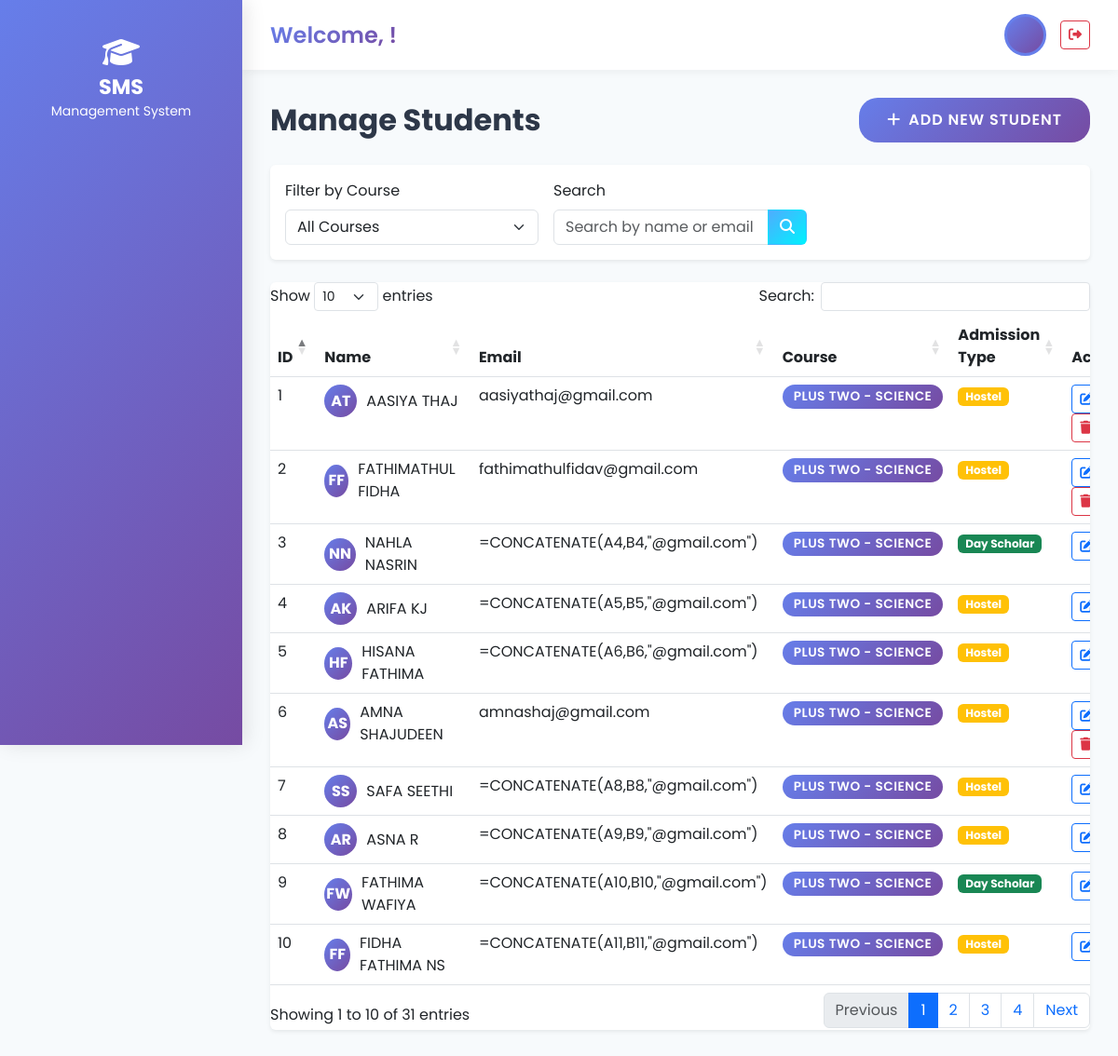
Screenshot of /hod/students/ with the database file from the repository.
### hadiya/models.py (models this page shows, shortened)
class Student(models.Model):
    ADMISSION_TYPE_CHOICES = (
        ('Day Scholar', 'Day Scholar'),
        ('Hostel', 'Hostel'),
    )
    admin = models.OneToOneField(CustomUser, on_delete=models.CASCADE)
    address = models.TextField()
    gender = models.CharField(max_length=10, choices=[('Male', 'Male'), ('Female', 'Female'), ('Other', 'Other')])
    course_id = models.ForeignKey(Course, on_delete=models.CASCADE, related_name='students')
    admission_type = models.CharField(max_length=20, choices=ADMISSION_TYPE_CHOICES, default='Day Scholar')
    uses_hostel = models.BooleanField(default=False)
    uses_transport = models.BooleanField(default=False)
    transport_mode = models.CharField(max_length=20, choices=[('Bus', 'Bus'), ('Private', 'Private'), ('Walk', 'Walk')], default='Walk')
    bus_stop = models.ForeignKey(BusStop, on_delete=models.SET_NULL, null=True, blank=True)
    advance_balance = models.DecimalField(max_digits=12, decimal_places=2, default=0.00)
    phone_number = models.CharField(max_length=15, blank=True, null=True)
    created_at = models.DateTimeField(auto_now_add=True)
    updated_at = models.DateTimeField(auto_now=True)

class CustomUser(AbstractUser):
    USER_TYPE_CHOICES = (
        (1, 'HOD'),
        (2, 'Staff'),
        (3, 'Student'),
        (4, 'Accountant'),
        (5, 'Management'),
    )
    user_type = models.IntegerField(choices=USER_TYPE_CHOICES, default=1)
    profile_pic = models.ImageField(upload_to='profile_pics/', blank=True, null=True)
    email = models.EmailField(unique=True)
    USERNAME_FIELD = 'email'
    REQUIRED_FIELDS = ['username', 'first_name', 'last_name']

class Course(models.Model):
    name = models.CharField(max_length=100)
    created_at = models.DateTimeField(auto_now_add=True)
    updated_at = models.DateTimeField(auto_now=True)

### student_management_system/Hod_views.py (the view)
# urls.py: path('students/', Hod_views.view_students, name='view_students'),
def view_students(request):
    students = Student.objects.select_related('admin', 'course_id').all()
    course_filter = request.GET.get('course')
    if course_filter:
        students = students.filter(course_id__id=course_filter)
    session_filter = request.GET.get('session')
    if session_filter:
        students = students.filter(session_year_id__id=session_filter)
    search_query = request.GET.get('search')
    if search_query:
        students = students.filter(
            Q(admin__first_name__icontains=search_query) |
            Q(admin__last_name__icontains=search_query) |
            Q(admin__email__icontains=search_query)
        )
    courses = Course.objects.all()
    context = {
        'students': students,
        'courses': courses,
    }
    return render(request, 'Hod/view_student.html', context)

### templates/Hod/view_student.html (shortened to what this page needs)
{% extends 'base.html' %}
{% load static %}
{% block content %}
<div class="d-flex justify-content-between align-items-center mb-4">
    <h1 class="page-title mb-0">Manage Students</h1>
    <a href="{% url 'add_student' %}" class="btn btn-modern btn-gradient-purple">
        <i class="fas fa-plus me-2"></i>Add New Student
    </a>
</div>
<div class="card border-0 shadow-sm mb-4">
    <div class="card-body">
        <form method="GET" class="row g-3">
            <div class="col-md-4">
                <label class="form-label">Filter by Course</label>
                <select name="course" class="form-select">
                    <option value="">All Courses</option>
                </select>
            </div>
            <div class="col-md-4">
                <label class="form-label">Search</label>
                <div class="input-group">
                    <input type="text" name="search" class="form-control" placeholder="Search by name or email">
                    <button type="submit" class="btn btn-gradient-info">
                        <i class="fas fa-search"></i>
                    </button>
                </div>
            </div>
        </form>
    </div>
</div>
<div class="card border-0 shadow-sm">
    <div class="card-body p-0">
        <div class="table-responsive">
            <table class="table datatable table-hover mb-0">
                <thead style="background: linear-gradient(135deg, #667eea 0%, #764ba2 100%); color: white;">
                    <tr>
                        <th>ID</th>
                        <th>Name</th>
                        <th>Email</th>
                        <th>Course</th>
                        <th>Admission Type</th>
                        <th>Actions</th>
                    </tr>
                </thead>
                <tbody>
                    {% for student in students %}
                    <tr>
                        <td>{{ student.id }}</td>
                        <td>
                            <div class="d-flex align-items-center">
                                {% if student.admin.profile_pic %}
                                <img src="{{ student.admin.profile_pic.url }}" alt="Profile"
                                    style="width: 35px; height: 35px; border-radius: 50%; margin-right: 10px;">
                                {% else %}
                                <div
                                    style="width: 35px; height: 35px; border-radius: 50%; background: linear-gradient(135deg, #667eea, #764ba2); color: white; display: flex; align-items: center; justify-content: center; margin-right: 10px; font-weight: bold;">
                                    {{ student.admin.first_name.0 }}{{ student.admin.last_name.0 }}
                                </div>
                                {% endif %}
                                <span>{{ student.admin.first_name }} {{ student.admin.last_name }}</span>
                            </div>
                        </td>
                        <td>{{ student.admin.email }}</td>
                        <td><span class="badge badge-modern badge-gradient-purple">{{ student.course_id.name }}</span>
                        </td>
                        <td>
                            {% if student.admission_type == 'Hostel' %}
                            <span class="badge bg-warning">Hostel</span>
                            {% else %}
                            <span class="badge bg-success">Day Scholar</span>
                            {% endif %}
                        </td>
                        <td>
                            <a href="{% url 'edit_student' student.id %}" class="btn btn-sm btn-outline-primary me-1"
                                title="Edit">
                                <i class="fas fa-edit"></i>
                            </a>
                            <button type="button" class="btn btn-sm btn-outline-danger"
                                onclick="confirmDelete({{ student.id }})" title="Delete">
                                <i class="fas fa-trash"></i>
                            </button>
                        </td>
                    </tr>
                    {% endfor %}
                </tbody>
            </table>
        </div>
    </div>
</div>
{% endblock %}

### templates/base.html (shortened to what this page needs)
<!DOCTYPE html>
<html lang="en">
<head>
    <link rel="stylesheet" href="https://cdnjs.cloudflare.com/ajax/libs/font-awesome/6.4.0/css/all.min.css">
    <link href="https://cdn.jsdelivr.net/npm/bootstrap@5.3.0/dist/css/bootstrap.min.css" rel="stylesheet">
    <link rel="stylesheet" href="https://cdn.datatables.net/1.13.6/css/dataTables.bootstrap5.min.css">
    {% load static %}
    <link rel="stylesheet" href="{% static 'assets/css/modern-theme.css' %}">
</head>
<body>
    <div class="sidebar">
        <div class="sidebar-brand">
            <i class="fas fa-graduation-cap fa-2x mb-2"></i>
            <h3>SMS</h3>
            <small>Management System</small>
        </div>
    </div>
    <div class="main-content">
        <div class="top-navbar">
            <div class="welcome-text">
                {% block page_header %}Welcome, {{ request.user.first_name }}!{% endblock %}
            </div>
            <div class="user-info">
                {% if request.user.profile_pic %}
                <img src="{{ request.user.profile_pic.url }}" alt="Profile" class="user-avatar">
                {% else %}
                <div class="user-avatar"
                    style="background: var(--gradient-purple); display: flex; align-items: center; justify-content: center; color: white; font-weight: 700;">
                </div>
                {% endif %}
                <a href="{% url 'logout' %}" class="btn btn-sm btn-outline-danger">
                    <i class="fas fa-sign-out-alt"></i>
                </a>
            </div>
        </div>
        <div class="content-wrapper">
            {% block content %}{% endblock %}
        </div>
    </div>
</body>
</html>

### static/assets/css/modern-theme.css (style rules this page uses)
:root { --gradient-purple: linear-gradient(135deg, #667eea 0%, #764ba2 100%); --gradient-success: linear-gradient(135deg, #56ab2f 0%, #a8e063 100%); --gradient-info: linear-gradient(135deg, #4facfe 0%, #00f2fe 100%); --gradient-warning: linear-gradient(135deg, #f093fb 0%, #f5576c 100%); --gradient-danger: linear-gradient(135deg, #fa709a 0%, #fee140 100%); --gradient-ocean: linear-gradient(135deg, #2193b0 0%, #6dd5ed 100%); --gradient-sunset: linear-gradient(135deg, #ff7e5f 0%, #feb47b 100%); --color-primary: #667eea; --color-secondary: #764ba2; --color-success: #56ab2f; --color-info: #4facfe; --color-warning: #f093fb; --color-danger: #fa709a; --color-dark: #2d3748; --color-light: #f7fafc; --glass-bg: rgba(255, 255, 255, 0.15); --glass-border: rgba(255, 255, 255, 0.3); --glass-shadow: 0 8px 32px 0 rgba(31, 38, 135, 0.37); --spacing-xs: 0.5rem; --spacing-sm: 1rem; --spacing-md: 1.5rem; --spacing-lg: 2rem; --spacing-xl: 3rem; --radius-sm: 8px; --radius-md: 12px; --radius-lg: 16px; --radius-xl: 20px; --shadow-sm: 0 2px 4px rgba(0, 0, 0, 0.1); --shadow-md: 0 4px 6px rgba(0, 0, 0, 0.1); --shadow-lg: 0 10px 25px rgba(0, 0, 0, 0.15); --shadow-xl: 0 20px 40px rgba(0, 0, 0, 0.2); --transition-fast: 0.2s ease; --transition-normal: 0.3s ease; --transition-slow: 0.5s ease; }
* { margin: 0; padding: 0; box-sizing: border-box; }
body { font-family: 'Poppins', sans-serif; background: linear-gradient(135deg, #667eea 0%, #764ba2 100%); min-height: 100vh; overflow-x: hidden; }
.btn-modern { padding: 12px 30px; border-radius: var(--radius-xl); border: none; font-weight: 600; font-size: 1rem; cursor: pointer; transition: all var(--transition-normal); position: relative; overflow: hidden; text-transform: uppercase; letter-spacing: 1px; }
.btn-modern::before { content: ''; position: absolute; top: 50%; left: 50%; width: 0; height: 0; border-radius: 50%; background: rgba(255, 255, 255, 0.3); transform: translate(-50%, -50%); transition: width 0.6s, height 0.6s; }
.btn-gradient-purple { background: var(--gradient-purple); color: white; }
.btn-gradient-info { background: var(--gradient-info); color: white; }
.badge-modern { padding: 6px 12px; border-radius: var(--radius-xl); font-size: 0.85rem; font-weight: 600; text-transform: uppercase; letter-spacing: 0.5px; }
.badge-gradient-purple { background: var(--gradient-purple); color: white; }

### templates/base.html (style rules this page uses)
body { font-family: 'Poppins', sans-serif; background: #f7fafc; min-height: 100vh; }
.sidebar { position: fixed; top: 0; left: 0; height: 100vh; width: 260px; background: linear-gradient(135deg, #667eea 0%, #764ba2 100%); padding: 20px 0; overflow-y: auto; z-index: 1000; box-shadow: 4px 0 20px rgba(0, 0, 0, 0.1); }
.sidebar-brand { padding: 20px 20px; text-align: center; color: white; margin-bottom: 30px; }
.sidebar-brand h3 { font-size: 1.4rem; font-weight: 700; margin: 0; }
.main-content { margin-left: 260px; padding: 0; min-height: 100vh; }
.top-navbar { background: white; box-shadow: 0 2px 10px rgba(0, 0, 0, 0.05); padding: 15px 30px; display: flex; justify-content: space-between; align-items: center; margin-bottom: 30px; }
.welcome-text { font-size: 1.5rem; font-weight: 600; background: var(--gradient-purple); -webkit-background-clip: text; -webkit-text-fill-color: transparent; background-clip: text; }
.user-info { display: flex; align-items: center; gap: 15px; }
.user-avatar { width: 45px; height: 45px; border-radius: 50%; object-fit: cover; border: 3px solid #667eea; }
.content-wrapper { padding: 0 30px 30px 30px; }
.page-title { font-size: 2rem; font-weight: 700; color: #2d3748; margin-bottom: 30px; }

### rows the page displays
Student: id "1", admin.first_name.0 "A", admin.last_name.0 "T", admin.first_name "AASIYA", admin.last_name "THAJ", admin.email "aasiyathaj@gmail.com", course_id.name "PLUS TWO - SCIENCE", admission_type "Hostel"
Student: id "2", admin.first_name.0 "F", admin.last_name.0 "F", admin.first_name "FATHIMATHUL", admin.last_name "FIDHA", admin.email "fathimathulfidav@gmail.com", course_id.name "PLUS TWO - SCIENCE", admission_type "Hostel"
Student: id "3", admin.first_name.0 "N", admin.last_name.0 "N", admin.first_name "NAHLA", admin.last_name "NASRIN", admin.email "=CONCATENATE(A4,B4,\"@gmail.com\")", course_id.name "PLUS TWO - SCIENCE", admission_type "Day Scholar"
Student: id "4", admin.first_name.0 "A", admin.last_name.0 "K", admin.first_name "ARIFA", admin.last_name "KJ", admin.email "=CONCATENATE(A5,B5,\"@gmail.com\")", course_id.name "PLUS TWO - SCIENCE", admission_type "Hostel"
Student: id "5", admin.first_name.0 "H", admin.last_name.0 "F", admin.first_name "HISANA", admin.last_name "FATHIMA", admin.email "=CONCATENATE(A6,B6,\"@gmail.com\")", course_id.name "PLUS TWO - SCIENCE", admission_type "Hostel"
Student: id "6", admin.first_name.0 "A", admin.last_name.0 "S", admin.first_name "AMNA", admin.last_name "SHAJUDEEN", admin.email "amnashaj@gmail.com", course_id.name "PLUS TWO - SCIENCE", admission_type "Hostel"
Student: id "7", admin.first_name.0 "S", admin.last_name.0 "S", admin.first_name "SAFA", admin.last_name "SEETHI", admin.email "=CONCATENATE(A8,B8,\"@gmail.com\")", course_id.name "PLUS TWO - SCIENCE", admission_type "Hostel"
Student: id "8", admin.first_name.0 "A", admin.last_name.0 "R", admin.first_name "ASNA", admin.last_name "R", admin.email "=CONCATENATE(A9,B9,\"@gmail.com\")", course_id.name "PLUS TWO - SCIENCE", admission_type "Hostel"
Student: id "9", admin.first_name.0 "F", admin.last_name.0 "W", admin.first_name "FATHIMA", admin.last_name "WAFIYA", admin.email "=CONCATENATE(A10,B10,\"@gmail.com\")", course_id.name "PLUS TWO - SCIENCE", admission_type "Day Scholar"
Student: id "10", admin.first_name.0 "F", admin.last_name.0 "F", admin.first_name "FIDHA", admin.last_name "FATHIMA NS", admin.email "=CONCATENATE(A11,B11,\"@gmail.com\")", course_id.name "PLUS TWO - SCIENCE", admission_type "Hostel"
